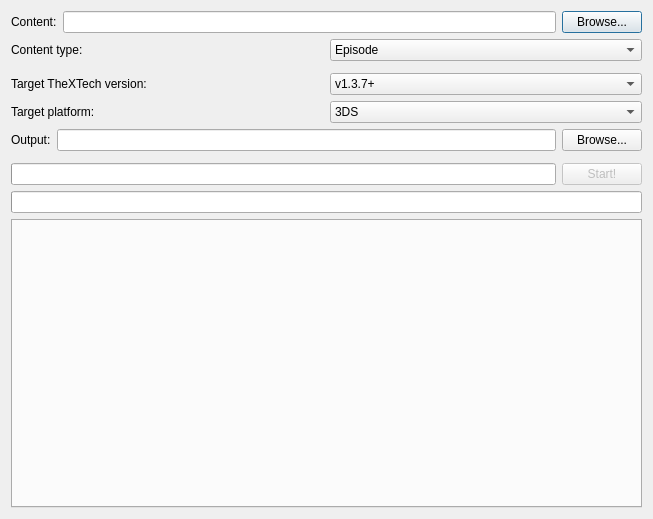
<?xml version="1.0" encoding="UTF-8"?>
<ui version="4.0">
 <class>XTConvertUI</class>
 <widget class="QDialog" name="XTConvertUI">
  <property name="geometry">
   <rect>
    <x>0</x>
    <y>0</y>
    <width>653</width>
    <height>519</height>
   </rect>
  </property>
  <property name="windowTitle">
   <string>XTConvert</string>
  </property>
  <property name="windowIcon">
   <iconset resource="../_resources/maintainer.qrc">
    <normaloff>:/maintainer.ico</normaloff>:/maintainer.ico</iconset>
  </property>
  <layout class="QGridLayout" name="gridLayout_7">
   <item row="2" column="0">
    <layout class="QVBoxLayout" name="verticalLayout_2">
     <item>
      <layout class="QHBoxLayout" name="horizontalLayout">
       <item>
        <widget class="QLabel" name="label">
         <property name="text">
          <string>Content:</string>
         </property>
        </widget>
       </item>
       <item>
        <widget class="QLineEdit" name="content_path">
         <property name="enabled">
          <bool>true</bool>
         </property>
         <property name="readOnly">
          <bool>true</bool>
         </property>
        </widget>
       </item>
       <item>
        <widget class="QPushButton" name="browse_content">
         <property name="text">
          <string>Browse...</string>
         </property>
        </widget>
       </item>
      </layout>
     </item>
     <item>
      <layout class="QHBoxLayout" name="horizontalLayout_2">
       <item>
        <widget class="QLabel" name="label_2">
         <property name="text">
          <string>Content type:</string>
         </property>
        </widget>
       </item>
       <item>
        <widget class="QComboBox" name="content_type">
         <item>
          <property name="text">
           <string>Episode</string>
          </property>
         </item>
         <item>
          <property name="text">
           <string>Asset Pack</string>
          </property>
         </item>
        </widget>
       </item>
      </layout>
     </item>
     <item>
      <widget class="Line" name="hr1">
       <property name="orientation">
        <enum>Qt::Vertical</enum>
       </property>
      </widget>
     </item>
     <item>
      <layout class="QHBoxLayout" name="horizontalLayout_8">
       <item>
        <widget class="QLabel" name="label_10">
         <property name="text">
          <string>Target TheXTech version:</string>
         </property>
        </widget>
       </item>
       <item>
        <widget class="QComboBox" name="target_version">
         <item>
          <property name="text">
           <string>v1.3.7+</string>
          </property>
         </item>
         <item>
          <property name="text">
           <string>v1.3.8+</string>
          </property>
         </item>
        </widget>
       </item>
      </layout>
     </item>
     <item>
      <layout class="QHBoxLayout" name="horizontalLayout_7">
       <item>
        <widget class="QLabel" name="label_4">
         <property name="text">
          <string>Target platform:</string>
         </property>
        </widget>
       </item>
       <item>
        <widget class="QComboBox" name="target_platform">
         <property name="currentIndex">
          <number>1</number>
         </property>
         <item>
          <property name="text">
           <string>Mainline</string>
          </property>
         </item>
         <item>
          <property name="text">
           <string>3DS</string>
          </property>
         </item>
         <item>
          <property name="text">
           <string>Wii</string>
          </property>
         </item>
         <item>
          <property name="text">
           <string>DSi</string>
          </property>
         </item>
        </widget>
       </item>
      </layout>
     </item>
     <item>
      <layout class="QHBoxLayout" name="horizontalLayout_5">
       <item>
        <widget class="QLabel" name="label_3">
         <property name="text">
          <string>Output:</string>
         </property>
        </widget>
       </item>
       <item>
        <widget class="QLineEdit" name="output_path">
         <property name="enabled">
          <bool>true</bool>
         </property>
         <property name="readOnly">
          <bool>true</bool>
         </property>
        </widget>
       </item>
       <item>
        <widget class="QPushButton" name="browse_output">
         <property name="enabled">
          <bool>true</bool>
         </property>
         <property name="text">
          <string>Browse...</string>
         </property>
        </widget>
       </item>
      </layout>
     </item>
     <item>
      <widget class="Line" name="line">
       <property name="orientation">
        <enum>Qt::Vertical</enum>
       </property>
      </widget>
     </item>
     <item>
      <layout class="QHBoxLayout" name="horizontalLayout_6">
       <item>
        <widget class="QProgressBar" name="progress_big">
         <property name="maximum">
          <number>100</number>
         </property>
         <property name="value">
          <number>0</number>
         </property>
         <property name="format">
          <string notr="true"/>
         </property>
        </widget>
       </item>
       <item>
        <widget class="QPushButton" name="start">
         <property name="enabled">
          <bool>false</bool>
         </property>
         <property name="text">
          <string notr="true">Start!</string>
         </property>
        </widget>
       </item>
      </layout>
     </item>
     <item>
      <widget class="QProgressBar" name="progress_sub">
       <property name="maximum">
        <number>100</number>
       </property>
       <property name="value">
        <number>0</number>
       </property>
       <property name="format">
        <string notr="true"/>
       </property>
      </widget>
     </item>
     <item>
      <widget class="QTabWidget" name="logs">
       <property name="currentIndex">
        <number>-1</number>
       </property>
       <property name="usesScrollButtons">
        <bool>true</bool>
       </property>
      </widget>
     </item>
    </layout>
   </item>
  </layout>
 </widget>
 <resources>
  <include location="../_resources/maintainer.qrc"/>
 </resources>
 <connections/>
</ui>
